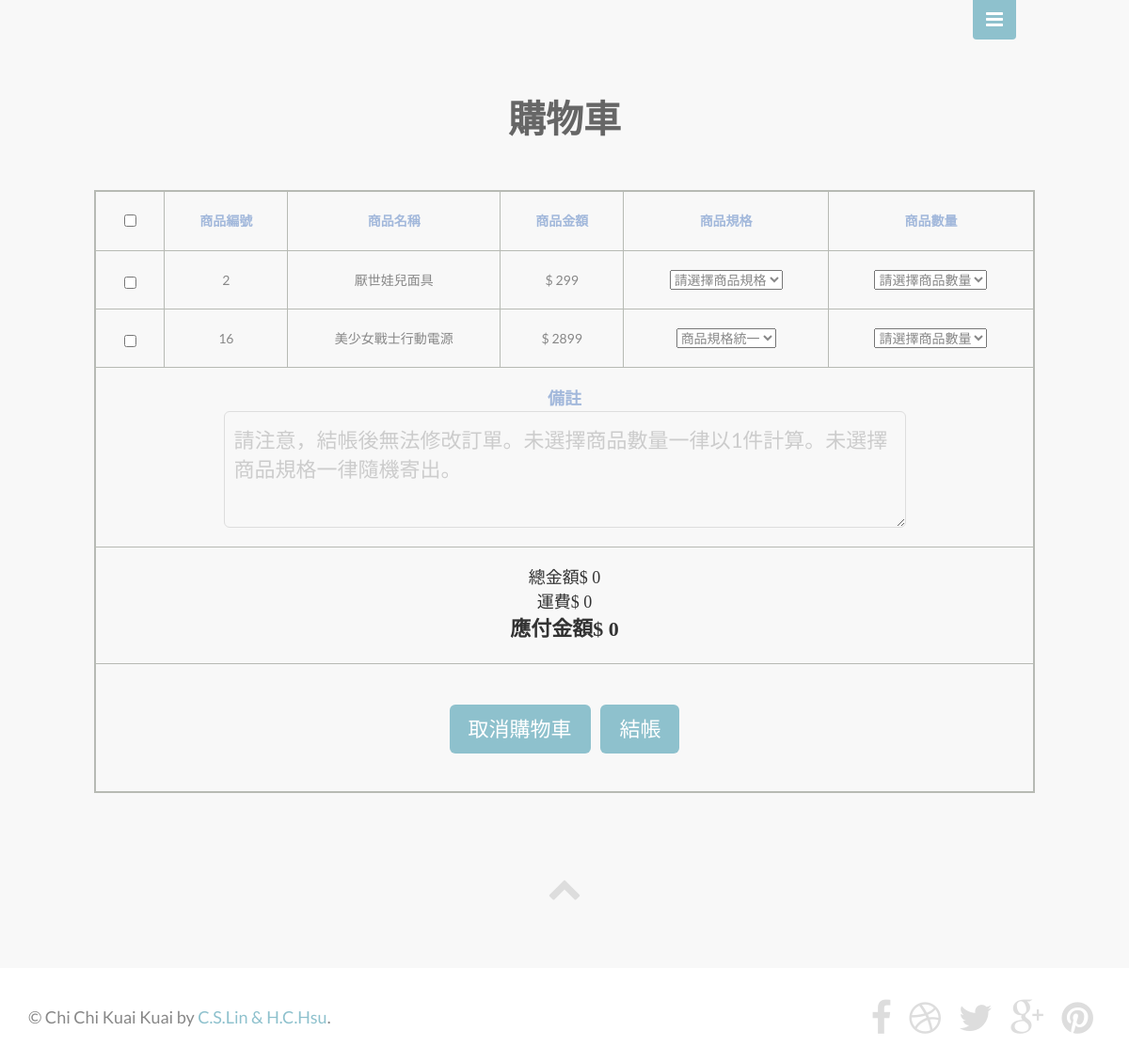
The page /cart.php (signed in) on the database its author committed.
### tables this page shows
CREATE TABLE `product` (
  `p_id` int(4) NOT NULL auto_increment,
  `p_name` varchar(80) NOT NULL,
  `p_cost` int(6) NOT NULL,
  `description` text NOT NULL,
  `s_description` varchar(80) NOT NULL,
  `p_class_id` int(4) NOT NULL,
  `standard` varchar(100) NOT NULL,
  PRIMARY KEY  (`p_id`)
);

### cart.php (the view, shortened to what this page needs)
<?php
  $link = mysqli_connect("localhost","root","root123456","group_02") or die("無法開啟MySQL資料庫連結!");
  mysqli_query($link, 'SET CHARACTER SET utf8');
  mysqli_query($link, "SET collation_connection = 'utf8_unicode_ci'");
?>
    <!DOCTYPE html>
    <html>
    <head>
        <link rel="stylesheet" href="assets/bootstrap/css/bootstrap.min.css">
        <link rel="stylesheet" href="assets/font-awesome/css/font-awesome.min.css">
        <link rel="stylesheet" href="assets/css/animate.css">
        <link rel="stylesheet" href="assets/css/magnific-popup.css">
        <link rel="stylesheet" href="assets/css/form-elements.css">
        <link rel="stylesheet" href="assets/css/style.css">
        <link rel="stylesheet" href="assets/css/media-queries.css">
    </head>
    <body>
        <div class="show-menu"> <a href=""><i class="fa fa-bars"></i></a> </div>
        <div class="block-1-container section-container section-container-gray">
            <div class="container">
                <div class="row">
                    <div class="section-description wow rotateIn"> <br>
                        <p style="font-size:40px; color:#666666; font-weight:bold;">購物車</p>
                    </div>
                </div>
                <br>
                <div class="row">
                    <form action="" id="c" name="c" method="post" class="form-group">
                        <?
        $cartsql = "SELECT * FROM cart WHERE account='" . $_SESSION['user_id'] . "'";
        if ( $result = mysqli_query($link, $cartsql) ) {
              $row = mysqli_fetch_assoc($result);
              $cart = $row['productlist'];
        }
        $arr_cart = array_filter(explode(",",$cart));
        for($i = 0; $i < count($arr_cart); $i++){
          $p = "SELECT * FROM product WHERE p_id=" . $arr_cart[$i];
          if ( $result = mysqli_query($link, $p) ) {
            $row = mysqli_fetch_assoc($result);
            $total_money += $row["p_cost"];
          }
        }
        echo "<table id='mycart' name='mycart' border='2' width='1000' align='center' bordercolor='#B7BAB4'>";
        echo "<tr align='center'>";
        echo "<td><input type='checkbox' name='CheckAll' id='CheckAll' onclick='checkall(" . $total_money . ")'></td>" .
             "<td style='color:#A2B8DB; font-weight:bold;'>商品編號</td>" .
             "<td style='color:#A2B8DB; font-weight:bold;'>商品名稱</td>" .
             "<td style='color:#A2B8DB; font-weight:bold;'>商品金額</td>" .
             "<td style='color:#A2B8DB; font-weight:bold;'>商品規格</td>" .
             "<td style='color:#A2B8DB; font-weight:bold;'>商品數量</td>";
        echo "</tr>";
        for($i = 0; $i < count($arr_cart); $i++){
          $p = "SELECT * FROM product WHERE p_id=" . $arr_cart[$i];
          if ( $result = mysqli_query($link, $p) ) {
                $row = mysqli_fetch_assoc($result);
                echo "<tr align='center'>";
                  echo "<td><input type='checkbox' id='cart_" . $row["p_id"] . "' name='cart[]' value='" . $i . "' class='checkbox-inline cart_group' onclick='check(" . $row["p_cost"] . "," . $row["p_id"] . ")'></td>";
                  echo "<td>" . $row["p_id"] . "</td>";
                  echo "<td>" . $row["p_name"] . "</td>";
                  echo "<td>$ " . $row["p_cost"] . "</td>";
                  echo "<td>";
                  $standard = explode(",",$row["standard"]);
                  echo "<select id='standard' name='standard' size='1'>";
                  for($j = 0; $j < count($standard); $j++){
                    if(count($standard) > 1){
                      if($j == 0){
                        echo "  <option value='" . $j . "' selected>請選擇商品規格</option>";
                      }
                      else
                        echo "  <option value='" . ($j+1) . "'>" . $standard[$j] . "</option>";
                    }
                    else{
                      echo "  <option value='f' selected>" . $standard[$j] . "</option>";
                    }
                  }
                  echo "</select>";
                  echo "</td>";
                  echo "<td>";
                  echo "<select id='num' name='num' size='1');'>";
                    echo "  <option value='0' selected>請選擇商品數量</option>";
                  echo "</select>";
                  echo "</td>";
                echo "</tr>";
          }
        }
        echo "<tr align='center'><td colspan='7'><span style='font-size:18px;color:#A2B8DB; font-weight:bold;'>備註</span><br><textarea id='ps' name='ps' rows='3' cols='60' placeholder='請注意，結帳後無法修改訂單。未選擇商品數量一律以1件計算。未選擇商品規格一律隨機寄出。'></textarea>";
        echo "</td></tr>";
        echo "<tr align='center'><td colspan='7'>";
        echo "<div id='total' class='form-group'></div><br>";
        echo "<div id='ship' class='form-group'></div><br>";
        echo "<div id='final' class='form-group'></div>";
        echo "</td></tr>";
        echo "<tr align='center'><td colspan='7'>
        <div id='message' class='form-group'></div>
        <br>
        <button id='delete' name='delete' type='submit' class='btn btn-default btn-sm'>取消購物車</button>" . "&nbsp;&nbsp;&nbsp;&nbsp;" .
        "<button id='pay' name='pay' type='submit' class='btn btn-default btn-sm'>結帳</button><br></br>";
        echo "</td></tr>";
        echo "</table>";
      ?>
                    </form>
                </div>
            </div>
        </div>
        <div class="section-container section-container-gray">
            <div class="container">
                <div class="row">
                    <div class="col-sm-12">
                        <div class="scroll-to-top"> <a class="scroll-link" href="#top-content"><i class="fa fa-chevron-up"></i></a> </div>
                    </div>
                </div>
            </div>
        </div>
        <footer>
            <div class="container">
                <div class="row">
                    <div class="col-sm-7 footer-copyright"> &copy; Chi Chi Kuai Kuai by <a href="aboutus.php">C.S.Lin & H.C.Hsu</a>. </div>
                    <div class="col-sm-5 footer-social"> <a href="#"><i class="fa fa-facebook"></i></a> <a href="#"><i class="fa fa-dribbble"></i></a> <a href="#"><i class="fa fa-twitter"></i></a> <a href="#"><i class="fa fa-google-plus"></i></a> <a href="#"><i class="fa fa-pinterest"></i></a> </div>
                </div>
            </div>
        </footer>
    </body>
    </html>

### assets/css/form-elements.css (style rules this page uses)
input[type="text"], textarea { margin: 0; padding: 14px 10px; vertical-align: middle; background: none; border: 1px solid #ddd; font-family: 'Lato', sans-serif; font-size: 22px; font-weight: 400; color: #ccc; -moz-border-radius: 6px; -webkit-border-radius: 6px; border-radius: 6px; -moz-box-shadow: none; -webkit-box-shadow: none; box-shadow: none; -o-transition: all .3s; -moz-transition: all .3s; -webkit-transition: all .3s; -ms-transition: all .3s; transition: all .3s; }
button.btn { height: 52px; margin: 0; padding: 0 20px; vertical-align: middle; background: #8ec1cd; border: 0; font-family: 'Lato', sans-serif; font-size: 22px; font-weight: 400; line-height: 52px; color: #fff; -moz-border-radius: 6px; -webkit-border-radius: 6px; border-radius: 6px; text-shadow: none; -moz-box-shadow: none; -webkit-box-shadow: none; box-shadow: none; -o-transition: all .3s; -moz-transition: all .3s; -webkit-transition: all .3s; -ms-transition: all .3s; transition: all .3s; }

### assets/css/style.css (style rules this page uses)
body { background: #fff; font-family: 'Lato', sans-serif; font-weight: 400; color: #888; text-align: center; }
a, a:hover, a:focus { color: #8ec1cd; text-decoration: none; -o-transition: all .3s; -moz-transition: all .3s; -webkit-transition: all .3s; -ms-transition: all .3s; transition: all .3s; }
td { table-layout: automatic; padding: 20px; }
.section-container { margin: 0 auto; padding-bottom: 60px; }
.section-container-gray { background: #f8f8f8; }
.section-description { margin-top: 60px; padding-bottom: 10px; }
.section-description p { margin-top: 30px; padding: 0 120px; font-size: 18px; line-height: 32px; }
.scroll-to-top { font-size: 36px; }
.scroll-to-top a { color: #ddd; }
.show-menu, .hide-menu { top: -6px; right: 100px; padding: 0 20px; z-index: 999; text-align: center; }
.show-menu { position: fixed; }
.show-menu a, .hide-menu a { display: inline-block; width: 46px; height: 48px; padding-top: 11px; background: #8ec1cd; font-size: 21px; color: #fff; -moz-border-radius: 4px; -webkit-border-radius: 4px; border-radius: 4px; }
footer { padding: 25px 0 20px 0; text-align: right; }
.footer-copyright { margin: 11px 0 0 0; font-size: 18px; line-height: 32px; text-align: left; }
.footer-social a { margin: 0 8px; font-size: 39px; color: #ddd; }

### cart.php (style rules this page uses)
#message { color: #D82424; font-size: 16px; font-weight: normal; font-family: "微軟正黑體"; display: inline; padding: 1px; }
#total { color: #333333; font-size: 18px; font-weight: normal; font-family: "微軟正黑體"; display: inline; padding: 1px; }
#ship { color: #333333; font-size: 18px; font-weight: normal; font-family: "微軟正黑體"; display: inline; padding: 1px; }
#final { color: #333333; font-size: 22px; font-weight: bold; font-family: "微軟正黑體"; display: inline; padding: 1px; }

### rows shown on the page
product: p_id "2", p_name "厭世娃兒面具", p_cost "299", standard "請選擇商品規格"
product: p_id "16", p_name "美少女戰士行動電源", p_cost "2899"

### other values the page prints
form field standard "商品規格統一"
